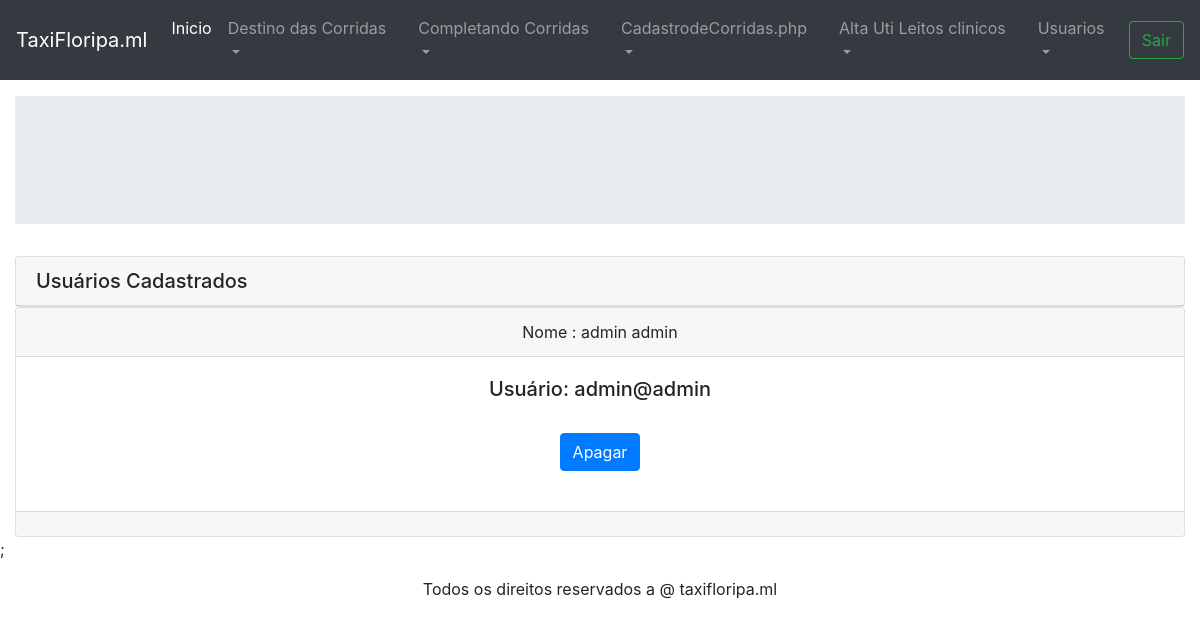
Page /taxi/ListarUScovid.php on the earlier database version.
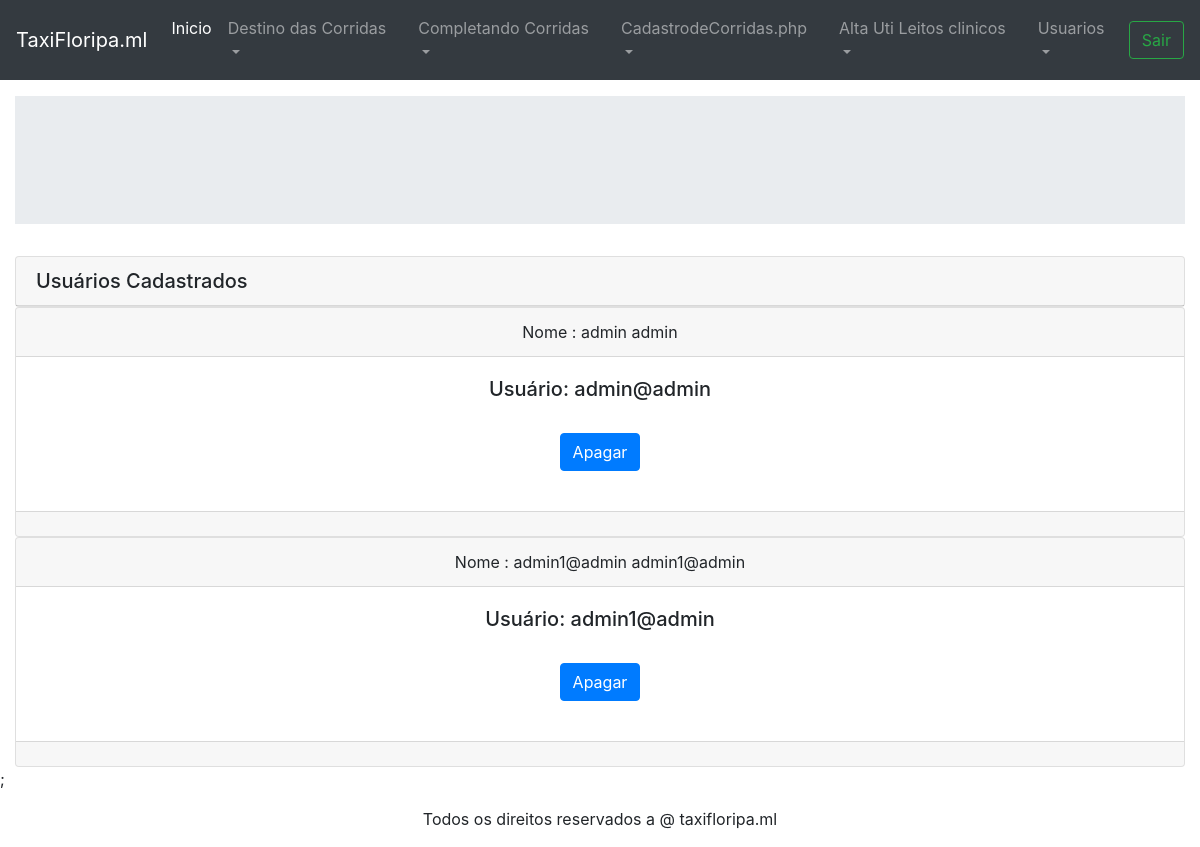
Same page on the later database version.
### tables this page shows
CREATE TABLE `usuarios` (
  `id` int(50) NOT NULL,
  `nome` varchar(50) NOT NULL,
  `sobrenome` varchar(50) NOT NULL,
  `usuario` varchar(50) NOT NULL,
  `senha` varchar(50) NOT NULL
);

### taxi/buscaUsuarios/detalhamentoUsuarios.php (the view, shortened to what this page needs)
<?php
$comando20 = "SELECT * FROM usuarios";
$res = mysqli_query($con, $comando20);
        echo  "<div class='container-fluid'>";
          while ($linha = mysqli_fetch_array($res))
               {
                 $id = $linha["id"];
                 $nome=$linha["nome"];
                 $sobrenome=$linha["sobrenome"];
                 $usuario=$linha["usuario"];
               echo "<div class='card text-center'>";
               echo "<div class='card-header'>";
               echo "Nome : ";
               echo  $nome;
               echo $sobrenome;
               echo"</div>";
    echo "<div class='card-body'>";
    echo "<h5 class='card-title'>Usuário: $usuario</h5>";
    echo "<div class='card-body'>";
    echo "<a href='ExcluiUsCovid.php?us_id=$id' class='btn btn-primary'>Apagar</a>";
    echo "</div>";
    echo "</div>";
    echo "<div class='card-footer text-muted'>";
    echo  "</div>";
    echo "</div>";
       }
echo "</div>;"
?>

### taxi/ListarUScovid.php (shortened to what this page needs)
<!DOCTYPE html>
<html lang="pt-br">
  <head>
    <link rel="stylesheet" href="https://stackpath.bootstrapcdn.com/bootstrap/4.1.3/css/bootstrap.min.css">
  </head>
  <body>
<?php include("topo.php"); ?>
   <div class="container-fluid">
  <div class="jumbotron jumbotron-fluid">
  </div>
  </div>
 <div class="container-fluid">
 <div class="card">
 <h5 class="card-header">Usuários Cadastrados</h5>
</div>
</div>
      <?php
include("../conecta.php");
    include ("buscaUsuarios/detalhamentoUsuarios.php");
   ?>
  <?php include("rodapeLimpo.php"); ?>
  </body>
</html>

### taxi/topo.php (shortened to what this page needs)
<!DOCTYPE html>
<html lang="pt-br">
  <head>
    <link rel="stylesheet" href="https://stackpath.bootstrapcdn.com/bootstrap/4.1.3/css/bootstrap.min.css">
    <body>
<nav class="navbar navbar-expand-lg navbar-dark bg-dark">
  <a class="navbar-brand" href="fsv.php">TaxiFloripa.ml </a>
  <div class="collapse navbar-collapse" id="navbarTogglerDemo03">
    <ul class="navbar-nav mr-auto mt-2 mt-lg-0">
      <li class="nav-item active">
        <a class="nav-link" href="fsv.php">Inicio <span class="sr-only">(Página atual)</span></a>
      </li>
      <li class="nav-item dropdown">
        <a class="nav-link dropdown-toggle" href="#" id="navbarDropdownMenuLink" role="button" data-toggle="dropdown" aria-haspopup="true" aria-expanded="false">
          Destino das Corridas
        </a>
      </li>
    <li class="nav-item dropdown">
        <a class="nav-link dropdown-toggle" href="#" id="navbarDropdownMenuLink" role="button" data-toggle="dropdown" aria-haspopup="true" aria-expanded="false">
          Completando Corridas
        </a>
      </li>
         <li class="nav-item dropdown">
        <a class="nav-link dropdown-toggle" href="#" id="navbarDropdownMenuLink" role="button" data-toggle="dropdown" aria-haspopup="true" aria-expanded="false">
        CadastrodeCorridas.php
        </a>
      </li>
        <li class="nav-item dropdown">
        <a class="nav-link dropdown-toggle" href="#" id="navbarDropdownMenuLink" role="button" data-toggle="dropdown" aria-haspopup="true" aria-expanded="false">
          Alta Uti Leitos clinicos
        </a>
      </li>
    <li class="nav-item dropdown">
        <a class="nav-link dropdown-toggle" href="#" id="navbarDropdownMenuLink" role="button" data-toggle="dropdown" aria-haspopup="true" aria-expanded="false">
          Usuarios
        </a>
      </li>
     </ul>
    <form class="form-inline my-2 my-lg-0"  method="post" action="sair.php">
      <button class="btn btn-outline-success my-2 my-sm-0" type="submit">Sair</button>
    </form>
  </div>
</nav>

### taxi/rodapeLimpo.php
<footer class="page-footer font-small blue">
  <div class="footer-copyright text-center py-3"> Todos os direitos reservados a @ taxifloripa.ml
  </div>
</footer>

Differences in the rows shown:
added usuarios: nome "admin1@admin", sobrenome "admin1@admin", usuario "admin1@admin"
